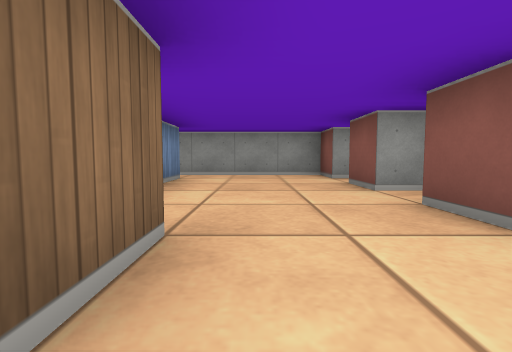
View 1 (above)

18 first-person views from a walk through a cub3D maze. The camera is about half as high as the walls, tilts 4° down and sees 85° across. The floor is counted in squares. Each view is taken from the middle of a square. On the plan, view 1 faces up. The plan holds only what a view shows up to about 9 squares ahead; the rest is blank.

View 2
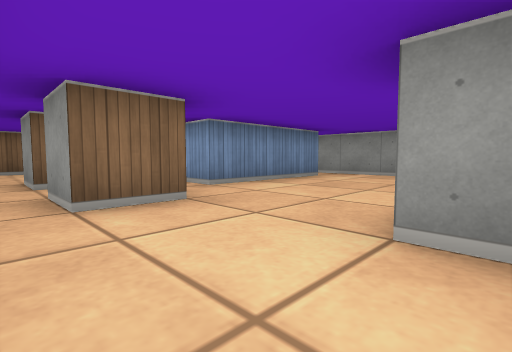

View 3
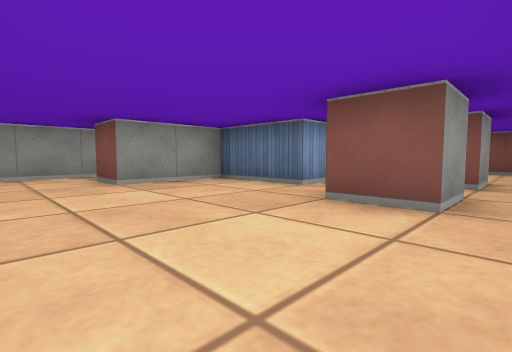

View 4
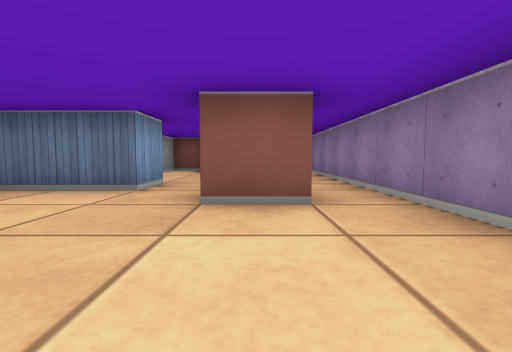

View 5
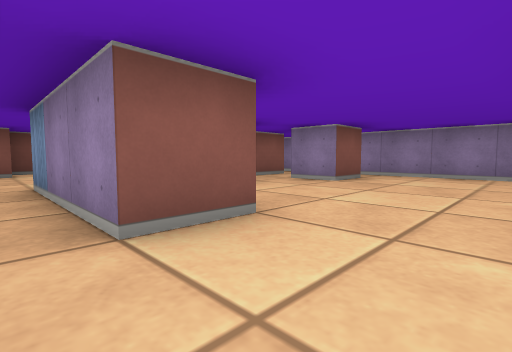

View 6
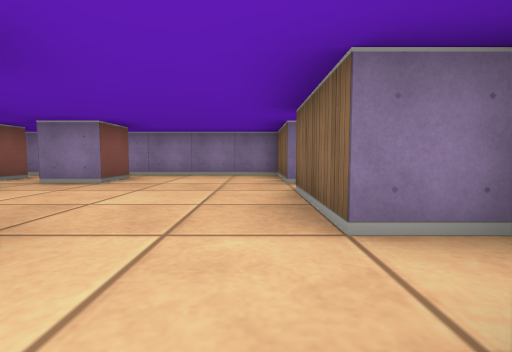

View 7
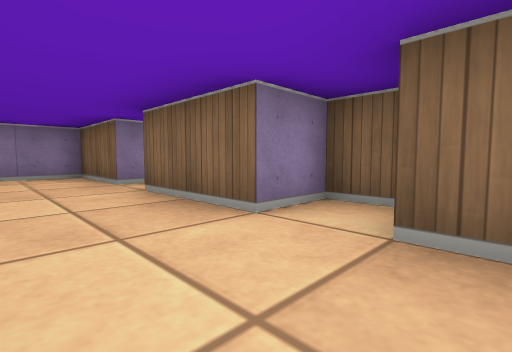

View 8
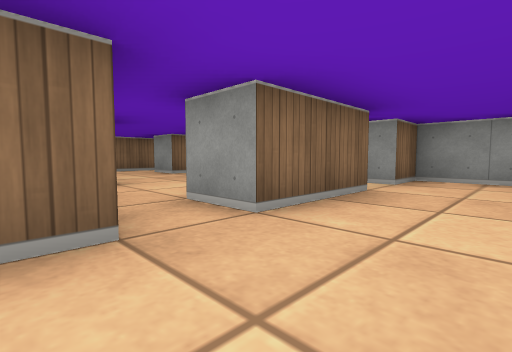

View 9
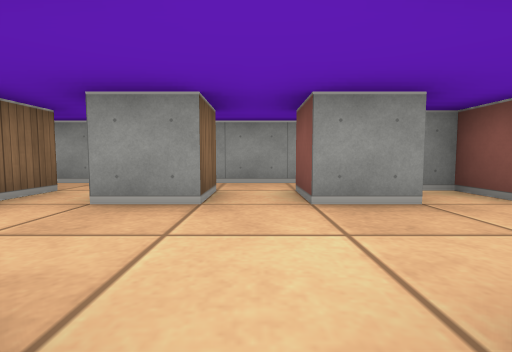

View 10
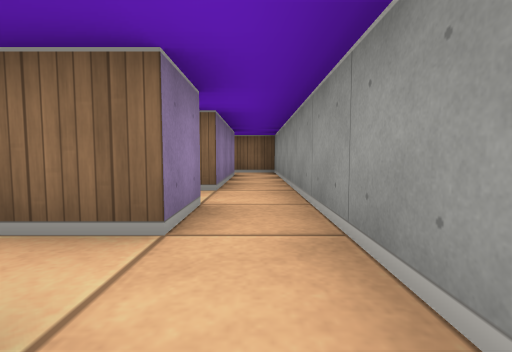

View 11
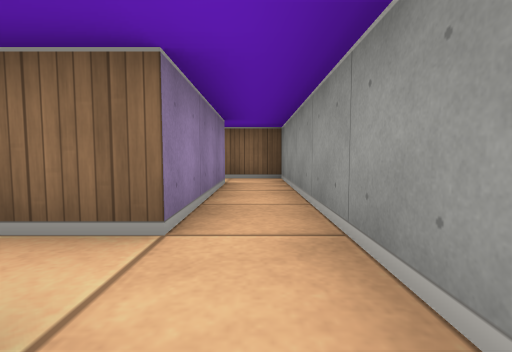

View 12
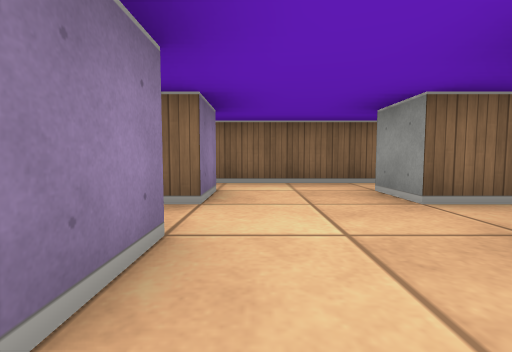

View 13
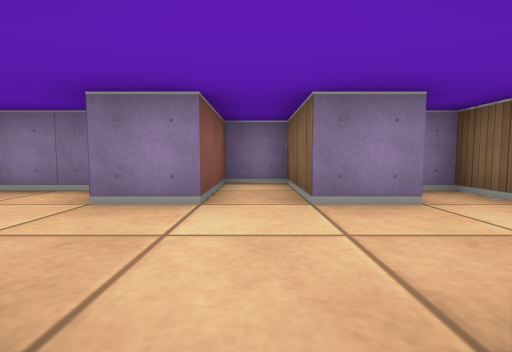

View 14
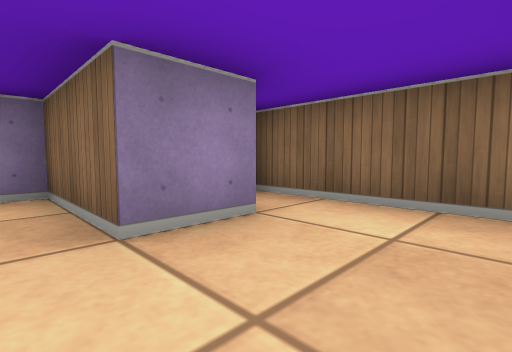

View 15
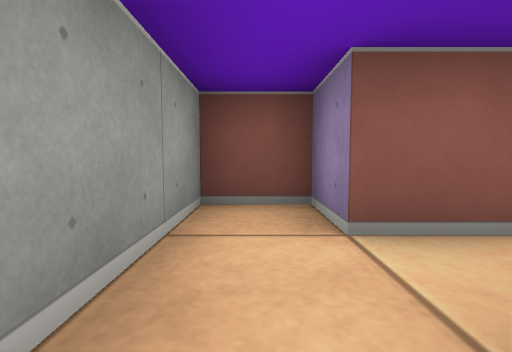

View 16
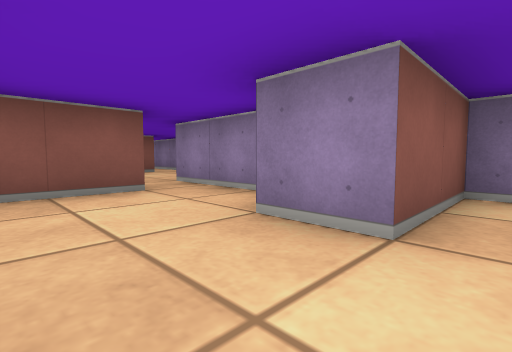

View 17
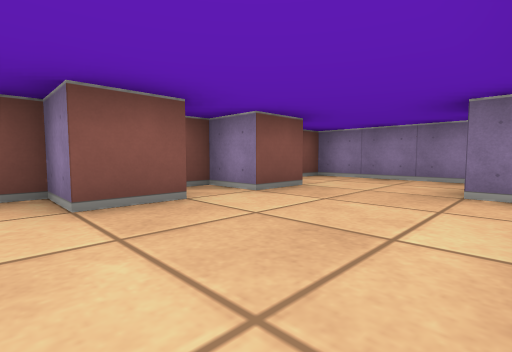

View 18
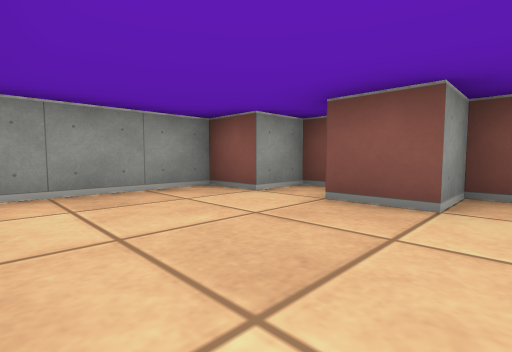

### Floor plan
Points are (right, up) in squares from view 1. A wall is a line through its corners. A room is listed if a view was taken in it or the views show most of it. See-through windows are left out.
Room 1 (views 1, 2, 3, 4, 5, 6, 7, 8, 17, 18)
walls: (-2.5, 2.5) (-2.5, 4.5) (-4.5, 4.5) (-4.5, 5.5) (-1.5, 5.5) (-1.5, 2.5) (-2.5, 2.5); (-2.4, 0.5) (-3.5, 0.5) (-3.5, 1.5) (-2.5, 1.5); (-0.5, 1.6) (-0.5, 0.5) (-1.5, 0.5) (-1.5, 1.5); (-4.1, 6.5) (-6.5, 6.5) (-6.5, 5.5) (-7, 5.5); (-6.5, 1.5) (-6.5, -0.5) (2.5, -0.5) (2.5, 0.9); (-7.5, 5.2) (-7.5, 4.5) (-6.5, 4.5) (-6.5, 2.5); (2, 1.5) (1.5, 1.5) (1.5, 2.5) (2.5, 2.5) (2.5, 3.5) (1.5, 3.5) (1.5, 4.5) (2.5, 4.5) (2.5, 5.5) (1.5, 5.5) (1.5, 6.5) (-2.2, 6.5)
ways out: opening at (-7, 2) to room 2
Room 2 (views 9, 10, 11, 12, 13, 14, 15, 16)
walls: (-12.5, 5.5) (-11.5, 5.5) (-11.5, 4.5) (-12.5, 4.5); (-12.6, 2.5) (-11.5, 2.5) (-11.5, 0.5) (-10.5, 0.5) (-10.5, 2.5) (-9.5, 2.5); (-9.4, 4.5) (-10.5, 4.5) (-10.5, 5.5) (-9.5, 5.5) (-9.5, 6.5) (-17.5, 6.5) (-17.5, 5.4); (-8.5, 5.5) (-9, 5.5); (-9, 1.5) (-6.5, 1.5); (-16.5, 5.5) (-13.5, 5.5) (-13.5, 1.5) (-13, 1.5); (-6.5, 2.5) (-7.5, 2.5) (-7.5, 3.9)
ways out: opening at (-7, 2) to room 1; opening at (-17, 4.5)

Positions as (right, up) in squares from view 1, and headings:
1: (0, 0), facing up
2: (2, 0), facing up-left
3: (-6, 0), facing up-right
4: (-6, 1), facing right
5: (-6, 6), facing down-right
6: (-6, 6), facing down
7: (-5, 6), facing down-left
8: (-5, 1), facing up-left
9: (-11, 2), facing up
10: (-10, 6), facing left
11: (-12, 6), facing left
12: (-9, 3), facing left
13: (-11, 5), facing down
14: (-11, 4), facing down-left
15: (-12, 6), facing right
16: (-11, 4), facing down-right
17: (-1, 5), facing down-right
18: (-1, 3), facing up-right
